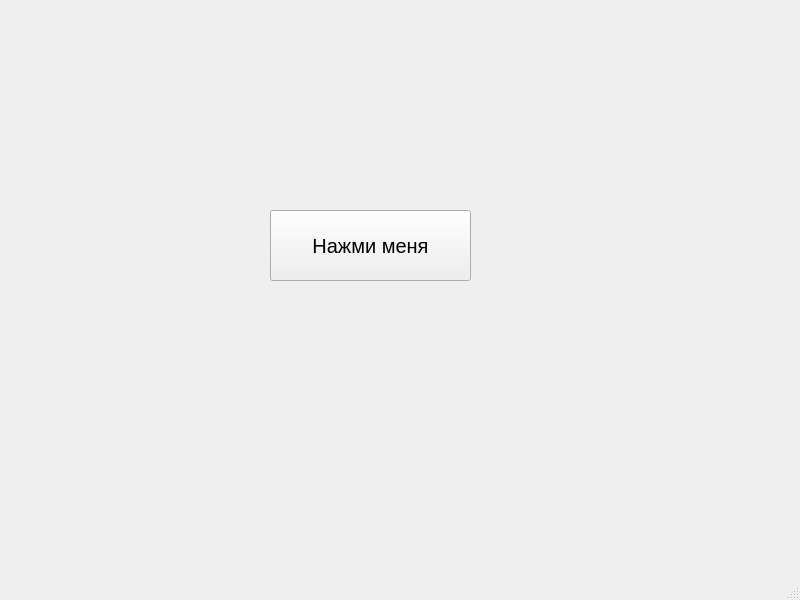
<?xml version="1.0" encoding="UTF-8"?>
<ui version="4.0">
 <class>MainWindow</class>
 <widget class="QMainWindow" name="MainWindow">
  <property name="geometry">
   <rect>
    <x>0</x>
    <y>0</y>
    <width>800</width>
    <height>600</height>
   </rect>
  </property>
  <property name="maximumSize">
   <size>
    <width>800</width>
    <height>600</height>
   </size>
  </property>
  <property name="windowTitle">
   <string>MainWindow</string>
  </property>
  <widget class="QWidget" name="centralwidget">
   <widget class="QPushButton" name="pushButton">
    <property name="geometry">
     <rect>
      <x>270</x>
      <y>210</y>
      <width>201</width>
      <height>71</height>
     </rect>
    </property>
    <property name="font">
     <font>
      <pointsize>15</pointsize>
     </font>
    </property>
    <property name="text">
     <string>Нажми меня</string>
    </property>
   </widget>
  </widget>
  <widget class="QMenuBar" name="menubar">
   <property name="geometry">
    <rect>
     <x>0</x>
     <y>0</y>
     <width>800</width>
     <height>21</height>
    </rect>
   </property>
  </widget>
  <widget class="QStatusBar" name="statusbar"/>
 </widget>
 <resources/>
 <connections/>
</ui>
